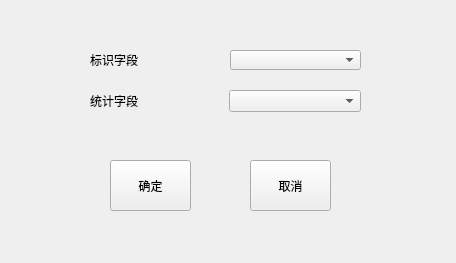
<?xml version="1.0" encoding="UTF-8"?>
<ui version="4.0">
 <class>Win_Chart</class>
 <widget class="QWidget" name="Win_Chart">
  <property name="geometry">
   <rect>
    <x>0</x>
    <y>0</y>
    <width>456</width>
    <height>263</height>
   </rect>
  </property>
  <property name="windowTitle">
   <string>ChartSettings</string>
  </property>
  <widget class="QPushButton" name="bt_OK">
   <property name="geometry">
    <rect>
     <x>110</x>
     <y>160</y>
     <width>81</width>
     <height>51</height>
    </rect>
   </property>
   <property name="text">
    <string>确定</string>
   </property>
  </widget>
  <widget class="QPushButton" name="bt_Cancel">
   <property name="geometry">
    <rect>
     <x>250</x>
     <y>160</y>
     <width>81</width>
     <height>51</height>
    </rect>
   </property>
   <property name="text">
    <string>取消</string>
   </property>
  </widget>
  <widget class="QLabel" name="label_2">
   <property name="geometry">
    <rect>
     <x>90</x>
     <y>50</y>
     <width>132</width>
     <height>20</height>
    </rect>
   </property>
   <property name="text">
    <string>标识字段</string>
   </property>
  </widget>
  <widget class="QComboBox" name="comboBox_2">
   <property name="geometry">
    <rect>
     <x>230</x>
     <y>50</y>
     <width>131</width>
     <height>20</height>
    </rect>
   </property>
  </widget>
  <widget class="QWidget" name="">
   <property name="geometry">
    <rect>
     <x>90</x>
     <y>90</y>
     <width>271</width>
     <height>22</height>
    </rect>
   </property>
   <layout class="QHBoxLayout" name="horizontalLayout">
    <item>
     <widget class="QLabel" name="label">
      <property name="text">
       <string>统计字段</string>
      </property>
     </widget>
    </item>
    <item>
     <widget class="QComboBox" name="comboBox"/>
    </item>
   </layout>
  </widget>
 </widget>
 <resources/>
 <connections/>
</ui>
